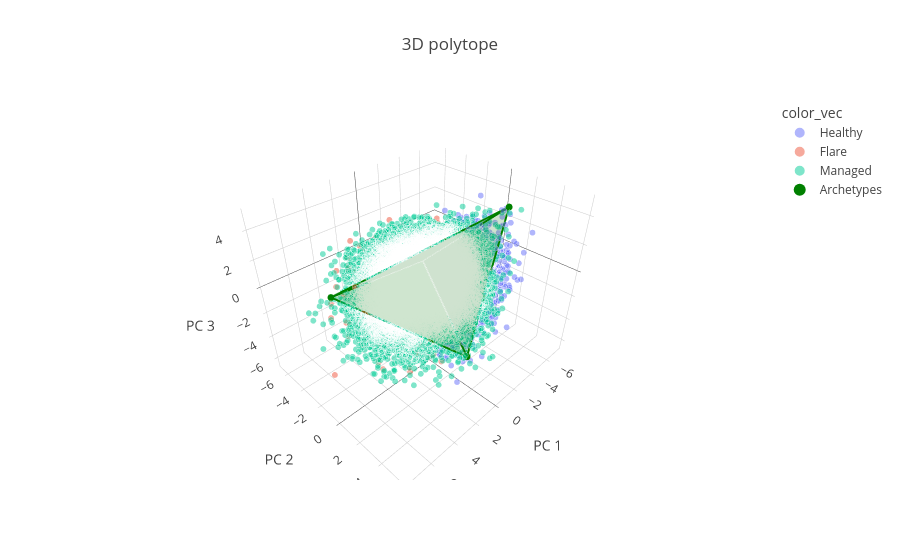

Here is the notebook cell this chart was saved with:
### Markdown cell above
We find ncM with the "Flare" status enriched at archetype 2 and not associated with archetype 0. We can observe such distribution in the PCA space when plotting only the ncM with "Flare" status:

### Code cell
pt.plot_archetypes_3D(adata, color="Status")

### Figure 1 — Plotly figure (JSON) as saved in the notebook; plotly's stock layout.template omitted (floating-point values rounded to 4 significant figures; data arrays with more than 128 entries replaced by an {"elided": "..."} marker saying what was removed)
{"data": [{"hovertemplate": "color_vec=Healthy<br>PC 1=%{x}<br>PC 2=%{y}<br>PC 3=%{z}<br>marker_size=%{marker.size}<extra></extra>", "legendgroup": "Healthy", "marker": {"color": "#636efa", "opacity": 0.5, "size": {"elided": "15091 int values"}, "sizemode": "area", "sizeref": 0.04, "symbol": "circle"}, "mode": "markers", "name": "Healthy", "scene": "scene", "showlegend": true, "type": "scatter3d", "x": {"elided": "15091 float values"}, "y": {"elided": "15091 float values"}, "z": {"elided": "15091 float values"}}, {"hovertemplate": "color_vec=Flare<br>PC 1=%{x}<br>PC 2=%{y}<br>PC 3=%{z}<br>marker_size=%{marker.size}<extra></extra>", "legendgroup": "Flare", "marker": {"color": "#EF553B", "opacity": 0.5, "size": {"elided": "1460 int values"}, "sizemode": "area", "sizeref": 0.04, "symbol": "circle"}, "mode": "markers", "name": "Flare", "scene": "scene", "showlegend": true, "type": "scatter3d", "x": {"elided": "1460 float values"}, "y": {"elided": "1460 float values"}, "z": {"elided": "1460 float values"}}, {"hovertemplate": "color_vec=Managed<br>PC 1=%{x}<br>PC 2=%{y}<br>PC 3=%{z}<br>marker_size=%{marker.size}<extra></extra>", "legendgroup": "Managed", "marker": {"color": "#00cc96", "opacity": 0.5, "size": {"elided": "31268 int values"}, "sizemode": "area", "sizeref": 0.04, "symbol": "circle"}, "mode": "markers", "name": "Managed", "scene": "scene", "showlegend": true, "type": "scatter3d", "x": {"elided": "31268 float values"}, "y": {"elided": "31268 float values"}, "z": {"elided": "31268 float values"}}, {"hoverinfo": "text", "marker": {"color": "green", "size": 4, "symbol": "circle"}, "mode": "markers", "name": "Archetypes", "text": ["Archetype 0", "Archetype 1", "Archetype 2", "Archetype 3"], "type": "scatter3d", "x": [-3.089, -4.785, 6.277, 1.381], "y": [-3.784, 2.084, -1.784, 4.442], "z": [-1.462, 4.247, 1.03, -2.666]}, {"color": "green", "i": [0, 3, 3, 3], "j": [2, 2, 0, 0], "k": [1, 1, 1, 2], "opacity": 0.1, "type": "mesh3d", "x": [-3.089, -4.785, 6.277, 1.381], "y": [-3.784, 2.084, -1.784, 4.442], "z": [-1.462, 4.247, 1.03, -2.666]}, {"line": {"color": "green", "width": 4}, "mode": "lines", "showlegend": false, "type": "scatter3d", "x": [-3.089, 6.277, -4.785, -3.089], "y": [-3.784, -1.784, 2.084, -3.784], "z": [-1.462, 1.03, 4.247, -1.462]}, {"line": {"color": "green", "width": 4}, "mode": "lines", "showlegend": false, "type": "scatter3d", "x": [1.381, 6.277, -4.785, 1.381], "y": [4.442, -1.784, 2.084, 4.442], "z": [-2.666, 1.03, 4.247, -2.666]}, {"line": {"color": "green", "width": 4}, "mode": "lines", "showlegend": false, "type": "scatter3d", "x": [1.381, -3.089, -4.785, 1.381], "y": [4.442, -3.784, 2.084, 4.442], "z": [-2.666, -1.462, 4.247, -2.666]}, {"line": {"color": "green", "width": 4}, "mode": "lines", "showlegend": false, "type": "scatter3d", "x": [1.381, -3.089, 6.277, 1.381], "y": [4.442, -3.784, -1.784, 4.442], "z": [-2.666, -1.462, 1.03, -2.666]}], "layout": {"legend": {"itemsizing": "constant", "title": {"text": "color_vec"}, "tracegroupgap": 0}, "scene": {"domain": {"x": [0, 1], "y": [0, 1]}, "xaxis": {"title": {"text": "PC 1"}}, "yaxis": {"title": {"text": "PC 2"}}, "zaxis": {"title": {"text": "PC 3"}}}, "title": {"text": "3D polytope"}}}
